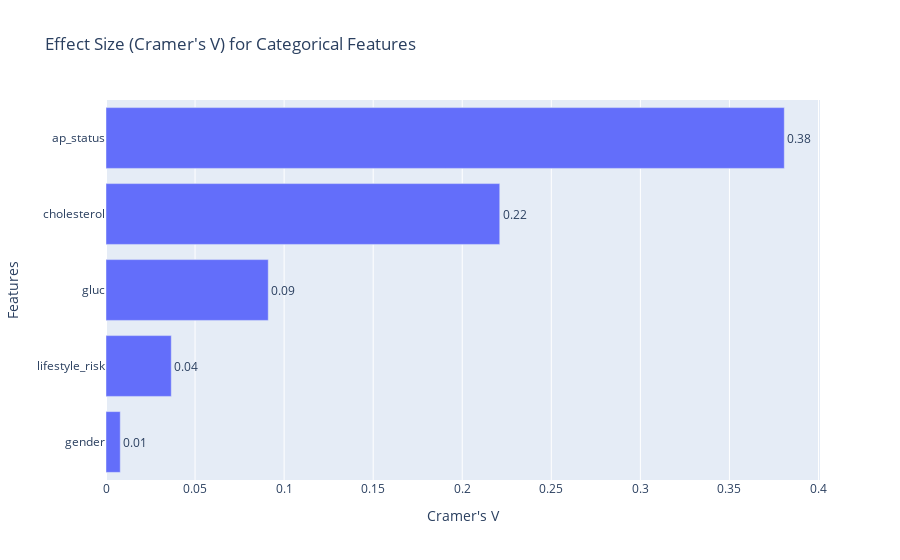

The notebook cell saved with this chart:
### Markdown cell above
# Cramer's V Ranges [Here](https://www.statology.org/interpret-cramers-v/):
![image.png](attachment:image.png)

### Code cell
effect_thresholds = {
    1: {"small": 0.10, "medium": 0.30, "large": 0.50},
    2: {"small": 0.07, "medium": 0.21, "large": 0.35},
    3: {"small": 0.06, "medium": 0.17, "large": 0.29},
    4: {"small": 0.05, "medium": 0.15, "large": 0.25},
    5: {"small": 0.04, "medium": 0.13, "large": 0.22},
}

cols = ['cholesterol','gluc','gender','lifestyle_risk','ap_status']
dict2= {}

for col in cols:
    contingency_table = pd.crosstab(df[f'{col}'], df['cardio'])
    print(f'Column: {col}')
    chi2, p, dof, expected = chi2_contingency(contingency_table)
    print(f"P-value: {p}")
    print(f"Chi-square statistic: {chi2}")
    print(f"Degrees of freedom: {dof}")
    
    n = contingency_table.sum().sum()
    k = min(contingency_table.shape)
    cramers_v = np.sqrt(chi2 / (n * (k - 1)))
    print(f"Cramer's V: {cramers_v}")
    dict2[col] = cramers_v
    
    thresholds = effect_thresholds.get(dof)

    if p > 0.001:
        print('No effect')
    elif cramers_v < thresholds["small"]:
        print("Very weak or no effect")
    elif cramers_v < thresholds["medium"]:
        print("Small effect")
    elif cramers_v < thresholds["large"]:
        print("Medium effect")
    else:
        print("Large effect")
    print('\n')

sorted_dict2 = dict(sorted(dict2.items(), key=lambda item: item[1], reverse=True))

fig = px.bar(
    x=list(sorted_dict2.values())[::-1],
    y=list(sorted_dict2.keys())[::-1], 
    orientation='h',
    text=list(sorted_dict2.values())[::-1],
    title="Effect Size (Cramer's V) for Categorical Features"
)

fig.update_traces(texttemplate='%{text:.2f}', textposition='outside')
fig.update_layout(xaxis_title="Cramer's V", yaxis_title="Features")
fig.show()

### Figure 1 — Plotly figure (JSON) as saved in the notebook; plotly's stock layout.template omitted (floating-point values rounded to 4 significant figures)
{"data": [{"hovertemplate": "x=%{x}<br>y=%{y}<br>text=%{text}<extra></extra>", "legendgroup": "", "marker": {"color": "#636efa", "pattern": {"shape": ""}}, "name": "", "orientation": "h", "showlegend": false, "text": [0.008006, 0.03665, 0.09109, 0.2211, 0.3808], "textposition": "outside", "texttemplate": "%{text:.2f}", "type": "bar", "x": [0.008006, 0.03665, 0.09109, 0.2211, 0.3808], "xaxis": "x", "y": ["gender", "lifestyle_risk", "gluc", "cholesterol", "ap_status"], "yaxis": "y"}], "layout": {"barmode": "relative", "legend": {"tracegroupgap": 0}, "title": {"text": "Effect Size (Cramer's V) for Categorical Features"}, "xaxis": {"anchor": "y", "domain": [0, 1], "title": {"text": "Cramer's V"}}, "yaxis": {"anchor": "x", "domain": [0, 1], "title": {"text": "Features"}}}}
